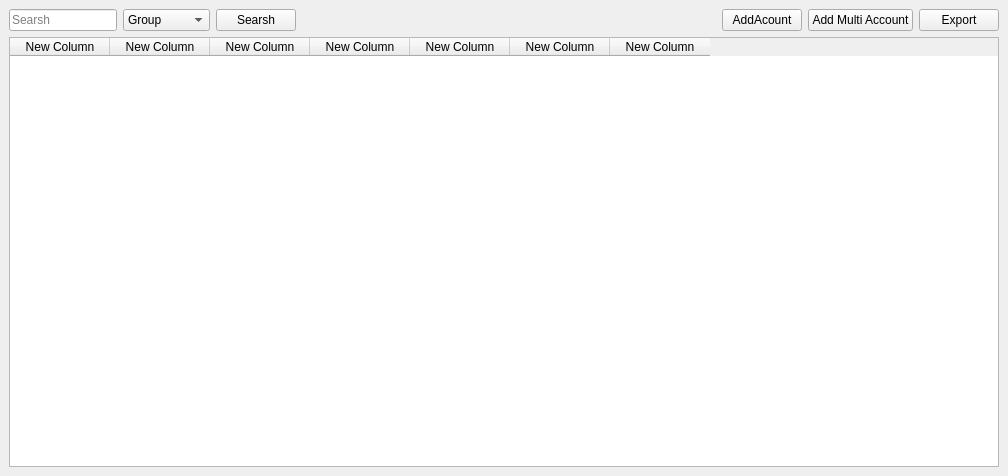
<?xml version="1.0" encoding="UTF-8"?>
<ui version="4.0">
 <class>Form</class>
 <widget class="QWidget" name="Form">
  <property name="geometry">
   <rect>
    <x>0</x>
    <y>0</y>
    <width>1008</width>
    <height>476</height>
   </rect>
  </property>
  <property name="windowTitle">
   <string>Form</string>
  </property>
  <property name="styleSheet">
   <string notr="true">QPushButton l{
		border:none;
		border-radius: 3px;
		text-align: left;
		padding: 8px 0 8px 15px;
		color: #788596;
	}

	QPushButton:hover {
		background-color: rgba( 86, 101, 115, 0.5);
	}

	QPushButton:checked {
		color: #fff;
	}
QScrollArea{
border: none;
}</string>
  </property>
  <layout class="QGridLayout" name="gridLayout">
   <property name="leftMargin">
    <number>0</number>
   </property>
   <property name="topMargin">
    <number>0</number>
   </property>
   <property name="rightMargin">
    <number>0</number>
   </property>
   <property name="bottomMargin">
    <number>0</number>
   </property>
   <property name="spacing">
    <number>0</number>
   </property>
   <item row="0" column="0">
    <widget class="QWidget" name="widget" native="true">
     <layout class="QGridLayout" name="gridLayout_2">
      <item row="0" column="0">
       <widget class="QWidget" name="widget_2" native="true">
        <layout class="QHBoxLayout" name="horizontalLayout_3">
         <property name="spacing">
          <number>0</number>
         </property>
         <property name="leftMargin">
          <number>0</number>
         </property>
         <property name="topMargin">
          <number>0</number>
         </property>
         <property name="rightMargin">
          <number>0</number>
         </property>
         <property name="bottomMargin">
          <number>0</number>
         </property>
         <item alignment="Qt::AlignLeft">
          <widget class="QWidget" name="widget_3" native="true">
           <layout class="QHBoxLayout" name="horizontalLayout">
            <property name="leftMargin">
             <number>0</number>
            </property>
            <property name="topMargin">
             <number>0</number>
            </property>
            <property name="rightMargin">
             <number>0</number>
            </property>
            <property name="bottomMargin">
             <number>0</number>
            </property>
            <item>
             <widget class="QLineEdit" name="lineEdit">
              <property name="text">
               <string/>
              </property>
              <property name="placeholderText">
               <string>Searsh</string>
              </property>
             </widget>
            </item>
            <item>
             <widget class="QComboBox" name="comboBox">
              <item>
               <property name="text">
                <string>Group</string>
               </property>
              </item>
              <item>
               <property name="text">
                <string>Username</string>
               </property>
              </item>
              <item>
               <property name="text">
                <string>Email</string>
               </property>
              </item>
              <item>
               <property name="text">
                <string>Password</string>
               </property>
              </item>
              <item>
               <property name="text">
                <string>Cookies</string>
               </property>
              </item>
              <item>
               <property name="text">
                <string>Type</string>
               </property>
              </item>
             </widget>
            </item>
            <item>
             <widget class="QPushButton" name="pushButton">
              <property name="text">
               <string>Searsh</string>
              </property>
             </widget>
            </item>
           </layout>
          </widget>
         </item>
         <item alignment="Qt::AlignRight">
          <widget class="QWidget" name="widget_4" native="true">
           <layout class="QHBoxLayout" name="horizontalLayout_2">
            <property name="leftMargin">
             <number>0</number>
            </property>
            <property name="topMargin">
             <number>0</number>
            </property>
            <property name="rightMargin">
             <number>0</number>
            </property>
            <property name="bottomMargin">
             <number>0</number>
            </property>
            <item>
             <widget class="QPushButton" name="Add_Account">
              <property name="text">
               <string>AddAcount</string>
              </property>
             </widget>
            </item>
            <item>
             <widget class="QPushButton" name="AddMultiAccount">
              <property name="toolTip">
               <string>&lt;!DOCTYPE HTML PUBLIC &quot;-//W3C//DTD HTML 4.0//EN&quot; &quot;http://www.w3.org/TR/REC-html40/strict.dtd&quot;&gt;
&lt;html&gt;&lt;head&gt;&lt;meta name=&quot;qrichtext&quot; content=&quot;1&quot; /&gt;&lt;style type=&quot;text/css&quot;&gt;
p, li { white-space: pre-wrap; }
&lt;/style&gt;&lt;/head&gt;&lt;body style=&quot; font-family:'MS Shell Dlg 2'; font-size:8pt; font-weight:400; font-style:normal;&quot;&gt;
&lt;p style=&quot; margin-top:0px; margin-bottom:0px; margin-left:0px; margin-right:0px; -qt-block-indent:0; text-indent:0px;&quot;&gt;Format:&lt;/p&gt;
&lt;p style=&quot; margin-top:0px; margin-bottom:0px; margin-left:0px; margin-right:0px; -qt-block-indent:0; text-indent:0px;&quot;&gt;&lt;span style=&quot; font-weight:600;&quot;&gt;Group&lt;/span&gt;:&lt;span style=&quot; font-weight:600;&quot;&gt;UserName&lt;/span&gt;:&lt;span style=&quot; font-weight:600;&quot;&gt;Email&lt;/span&gt;:&lt;span style=&quot; font-weight:600;&quot;&gt;Password&lt;/span&gt;:&lt;span style=&quot; font-weight:600;&quot;&gt;Cookies&lt;/span&gt;:&lt;span style=&quot; font-weight:600;&quot;&gt;Type&lt;/span&gt;&lt;/p&gt;&lt;/body&gt;&lt;/html&gt;</string>
              </property>
              <property name="text">
               <string>Add Multi Account</string>
              </property>
             </widget>
            </item>
            <item>
             <widget class="QPushButton" name="Export">
              <property name="text">
               <string>Export</string>
              </property>
             </widget>
            </item>
           </layout>
          </widget>
         </item>
        </layout>
       </widget>
      </item>
      <item row="1" column="0">
       <widget class="QTableWidget" name="tableWidget">
        <column>
         <property name="text">
          <string>New Column</string>
         </property>
        </column>
        <column>
         <property name="text">
          <string>New Column</string>
         </property>
        </column>
        <column>
         <property name="text">
          <string>New Column</string>
         </property>
        </column>
        <column>
         <property name="text">
          <string>New Column</string>
         </property>
        </column>
        <column>
         <property name="text">
          <string>New Column</string>
         </property>
        </column>
        <column>
         <property name="text">
          <string>New Column</string>
         </property>
        </column>
        <column>
         <property name="text">
          <string>New Column</string>
         </property>
        </column>
       </widget>
      </item>
     </layout>
    </widget>
   </item>
  </layout>
 </widget>
 <resources/>
 <connections/>
</ui>
